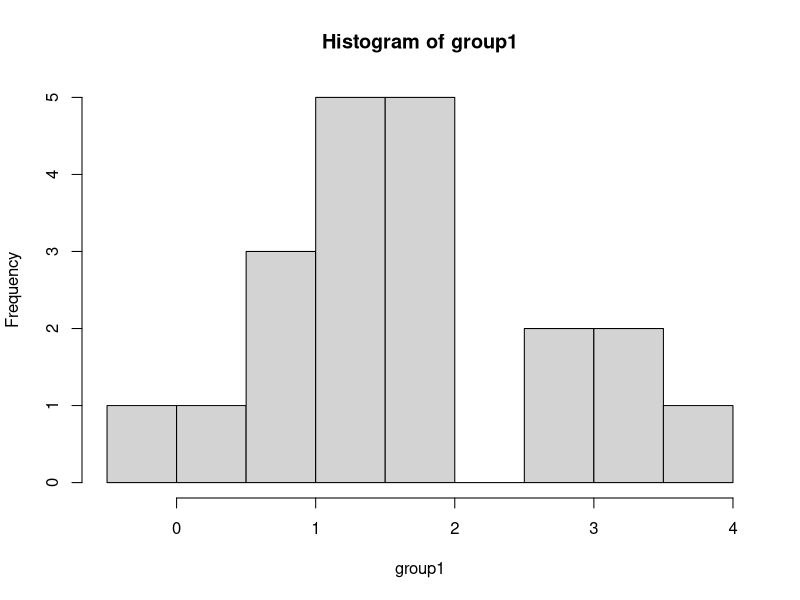
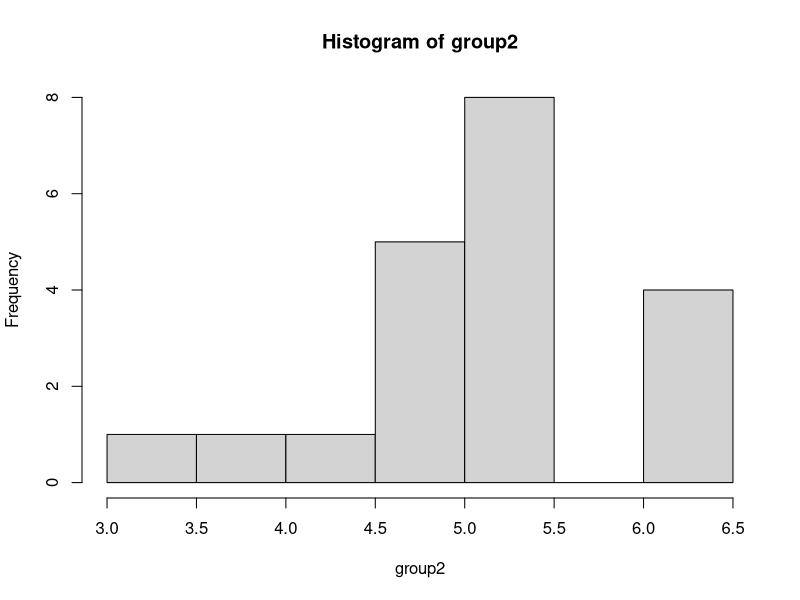
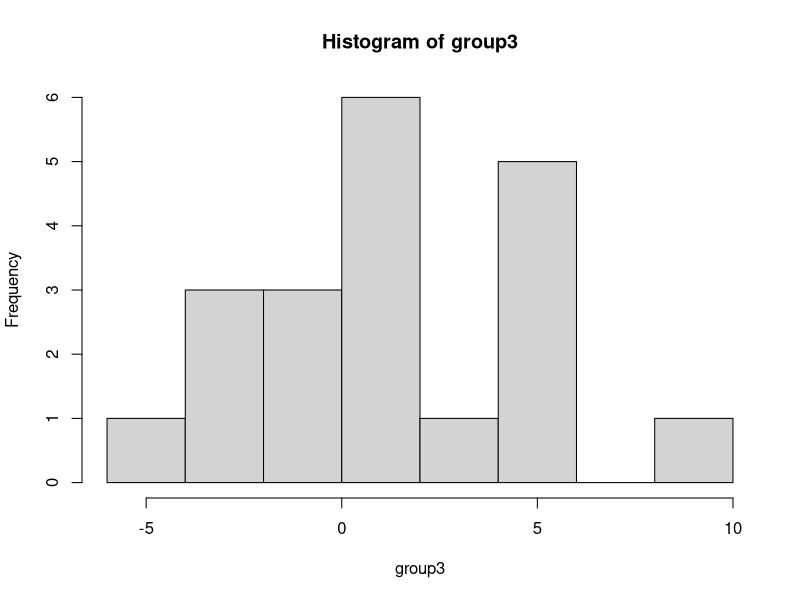
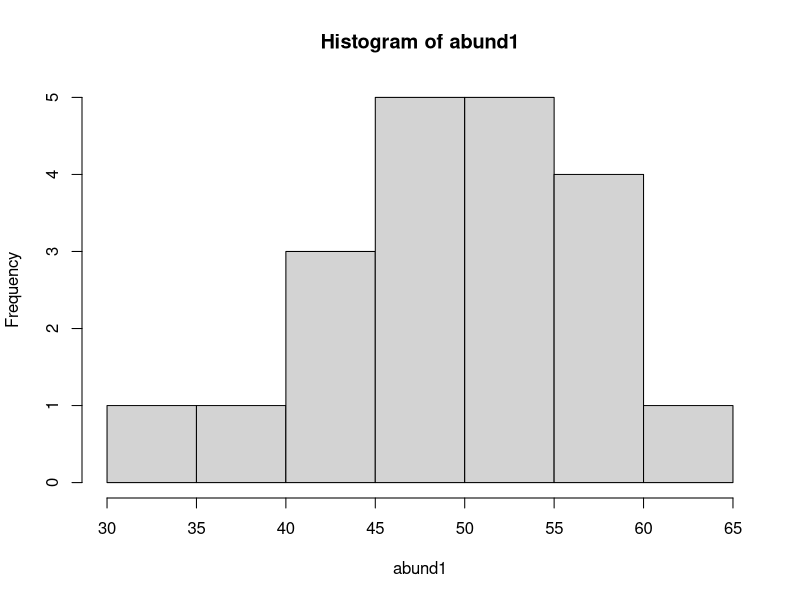
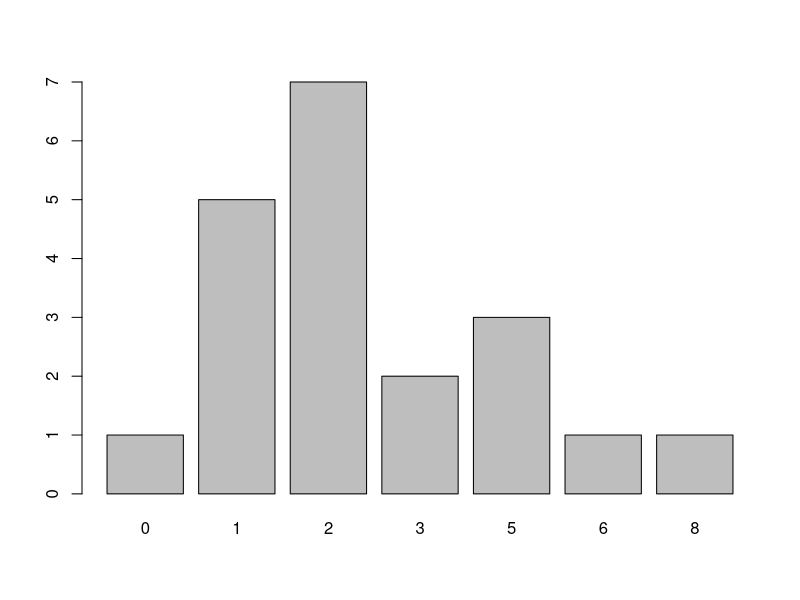
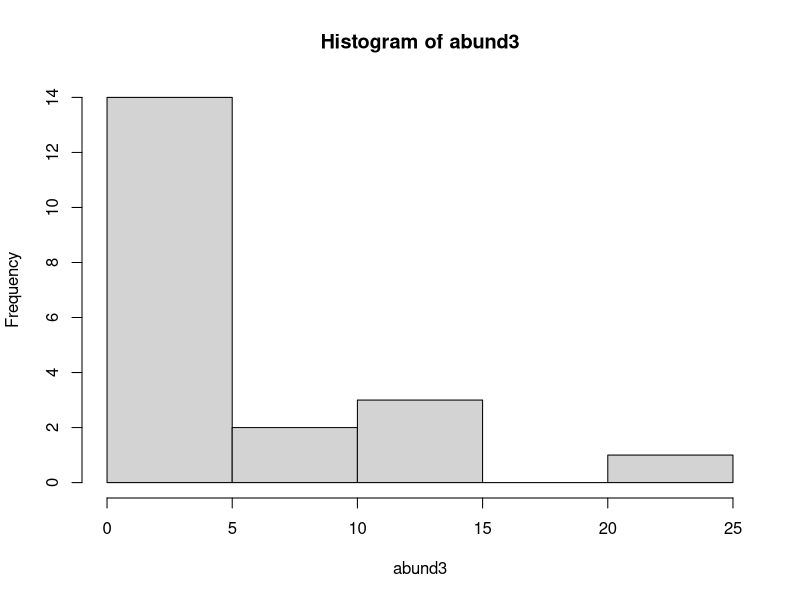

The R script that drew these images, in order:
# Data Simulation Tutorial
# 16 March 2022
# GGB 

library(boot)

# why sim data?
# save time: write parts of code before you have data
# baseline for comparisons: checking assumptions in your data
# Test new stats techniques

# Part 1: Normal distributed data --------------
# Start with groups of data 
# for t-tests or ANOVA

# simulate groups with 20 observations
group1 <- rnorm(n=20, mean = 2, sd = 1)
hist(group1)

# change some parameters:
group2 <- rnorm(n = 20, mean = 5, sd = 1)
group3 <- rnorm(n= 20, mean = 2, sd = 3)

hist(group2)
hist(group3)

# Sim data for a linear regression
# two continuous normal variables 
# start simple: assume an intercept of 0
# call the slope beta1
# x is the predictor variable

# start with constant slope:
beta1 <- 1

# our predictor variable is normally distributed 
x <- rnorm(n=20)

# linear model
y <- beta1*x

# you can play with different slopes:
beta1 <- 1.5
y <- beta1*x

# you can also add an intercept:
beta0 <- 2
y <- beta0 + beta1*x


# Part 2: Abundance/cout data

# option 1: data are normal-ish
# use round() to remove decimals

abund1 <- round(rnorm(n = 20, mean = 50, sd = 10))
hist(abund1)

# option 2: poisson distribution 
abund2 <- rpois(n = 20, lambda = 3) # lambda describes poisson distribution and is like an expected count
barplot(table(abund2)) # table function counts the number of each value

# Sometimes the environment affects counts - 
# to account for that, first create our lambdas 
# then use lambdas to simulate counts 

# use a regression to get initial values 
# x is the environmental affect 
pre.lambda <- beta0 + beta1*x

# use inverse log to make lambdas positive
lambda <- exp(pre.lambda)

# use created lambda values to get counts 
abund3 <- rpois(n=20, lambda = lambda)
hist(abund3)

# Part 3: occupancy, presence/absence data -----------
# option 1: getting probs from a beta distribution 
probs <- rbeta(n=20, shape = 1, shape2 = 1)
occ1 <- rbinom(n=20, size = 1, prob = probs)
print(occ1)

# Option 2: occupancy with a covariate
# similar to above, except we're generating probs, not lambdas

pre.probs <- beta0 + beta1*x
print(pre.probs)

# convert to 0-1 scale:
psi <- inv.logit(pre.probs)

# create new occupancy data:
occ2 <- rbinom(n=20, size = 1, prob = psi)
print(occ2)




